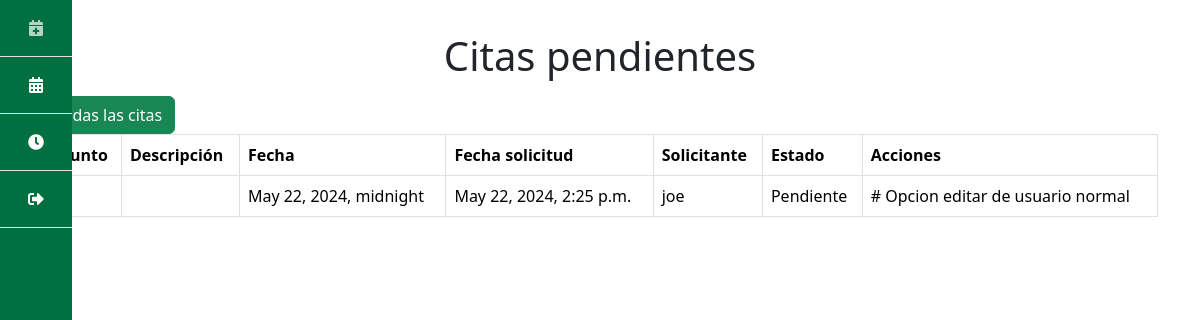
Before: /citas_pendientes/ (signed in) with the older database file.
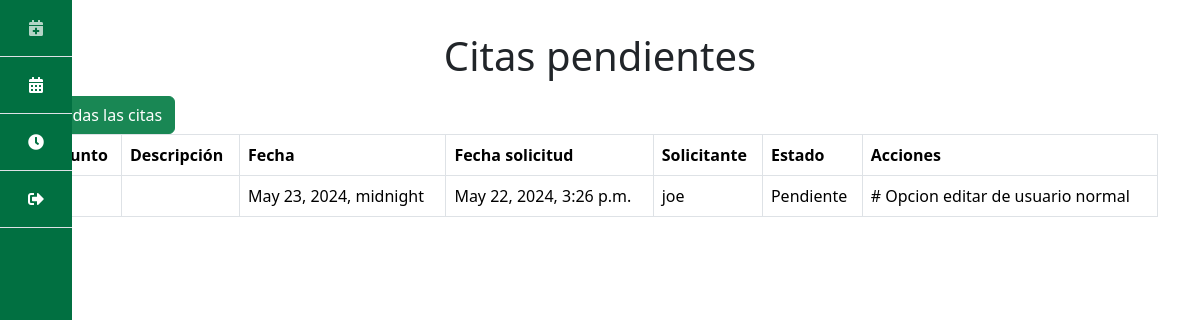
After: the same page with the newer database file.
### paginas/models.py (models this page shows)
class Cita(models.Model):
    PENDIENTE = 'Pendiente'
    CONFIRMADA = 'Confirmada'
    CANCELADA = 'Declinada'
    ESTADOS_CITA = [
        (PENDIENTE, 'Pendiente'),
        (CONFIRMADA, 'Confirmada'),
        (CANCELADA, 'Cancelada'),
    ]
    HOMBRE = 'Hombre'
    MUJER = 'Mujer'
    PREFIERO_NO_DECIRLO = 'Prefiero no decirlo'
    GENERO = [
        (HOMBRE, 'Hombre'),
        (MUJER, 'Mujer'),
        (PREFIERO_NO_DECIRLO, 'Prefiero no decirlo'),
    ]

### paginas/views.py (the view)
# urls.py: path('citas_pendientes/', views.citas_pendientes, name = 'citas_pendientes'),
def citas_pendientes(request):
    if request.user.username == 'espy':
        citas = Cita.objects.filter(estado='Pendiente').order_by('solicitada')
    else:
        citas = Cita.objects.filter(
            estado='Pendiente', user=request.user).order_by('solicitada')
    return render(request, 'citas_pendientes.html', {
        'citas': citas})

### paginas/templates/citas_pendientes.html
{% extends 'base.html' %} {% block content %}
<h1 class="text-center mt-3 mb-3">Citas pendientes</h1>
<a href="/citas" class="btn btn-success">Todas las citas</a>
<table class="table table-bordered">
    <thead>
        <tr>
            <th scope="col">Asunto</th>
            <th scope="col">Descripción</th>
            <th scope="col">Fecha</th>
            <th scope="col">Fecha solicitud</th>
            <th scope="col">Solicitante</th>
            <th scope="col">Estado</th>
            <th scope="col">Acciones</th>
        </tr>
    </thead>
    <tbody>
        {% for cita in citas %}
        <tr>
            <td>{{ cita.titulo }}</td>
            <td>{{ cita.motivo }}</td>
            <td>{{ cita.fecha }}</td>
            <td>{{ cita.solicitada }}</td>
            <td>{{ cita.user }}</td>
            <td>{{ cita.estado }}</td>
            <td>
                {% if user.username == 'espy' %}
                    <a href="/citas/{{ cita.id }}" class="btn btn-success"
                        >Editar
                    </a>
                {% else %}
                    # Opcion editar de usuario normal
                {% endif %}
            </td>
            {% endfor %}
        </tr>
    </tbody>
</table>
{% endblock %}

Changed rows visible on the page:
no longer on this page (row edited): Cita: fecha "May 22, 2024, midnight", solicitada "May 22, 2024, 2:25 p.m.", user "joe", estado "Pendiente"
added Cita: fecha "May 23, 2024, midnight", solicitada "May 22, 2024, 3:26 p.m.", user "joe", estado "Pendiente"
